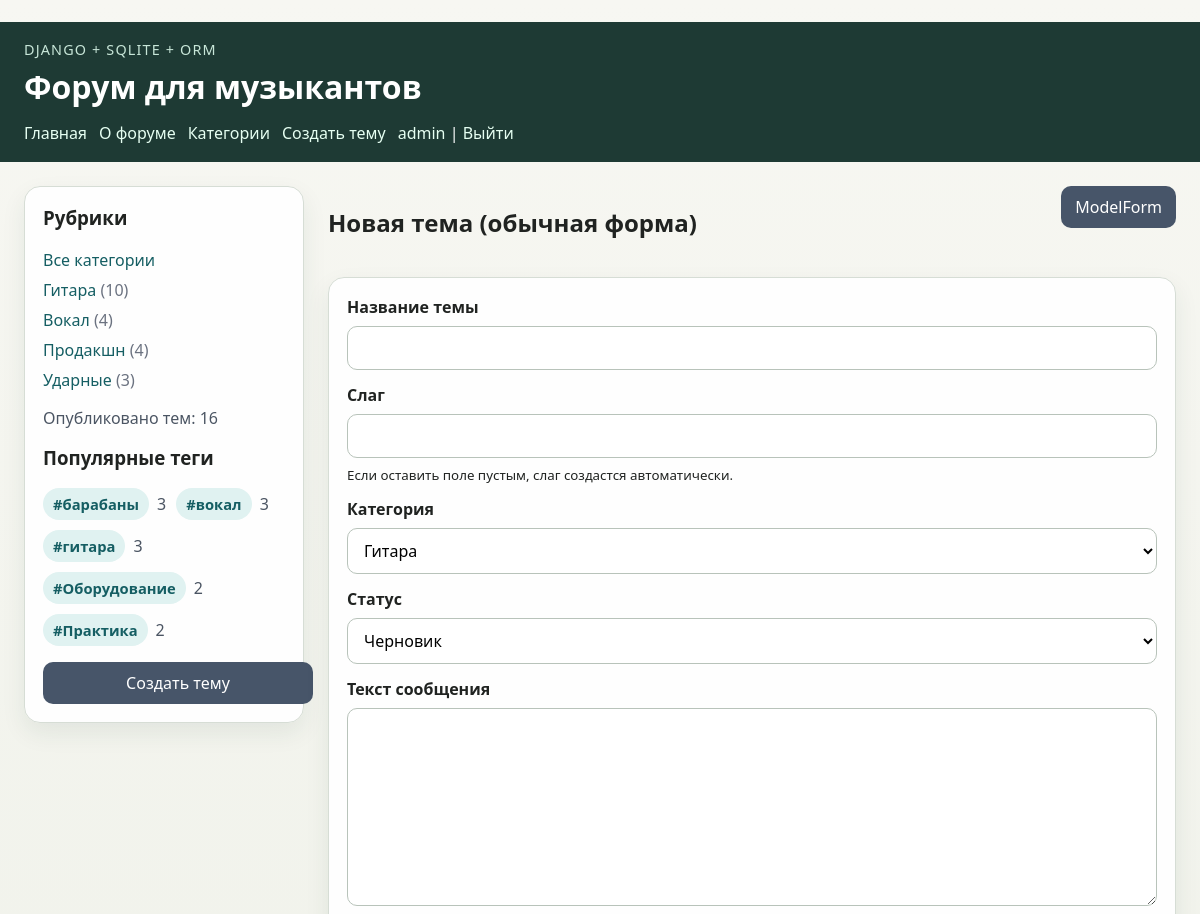
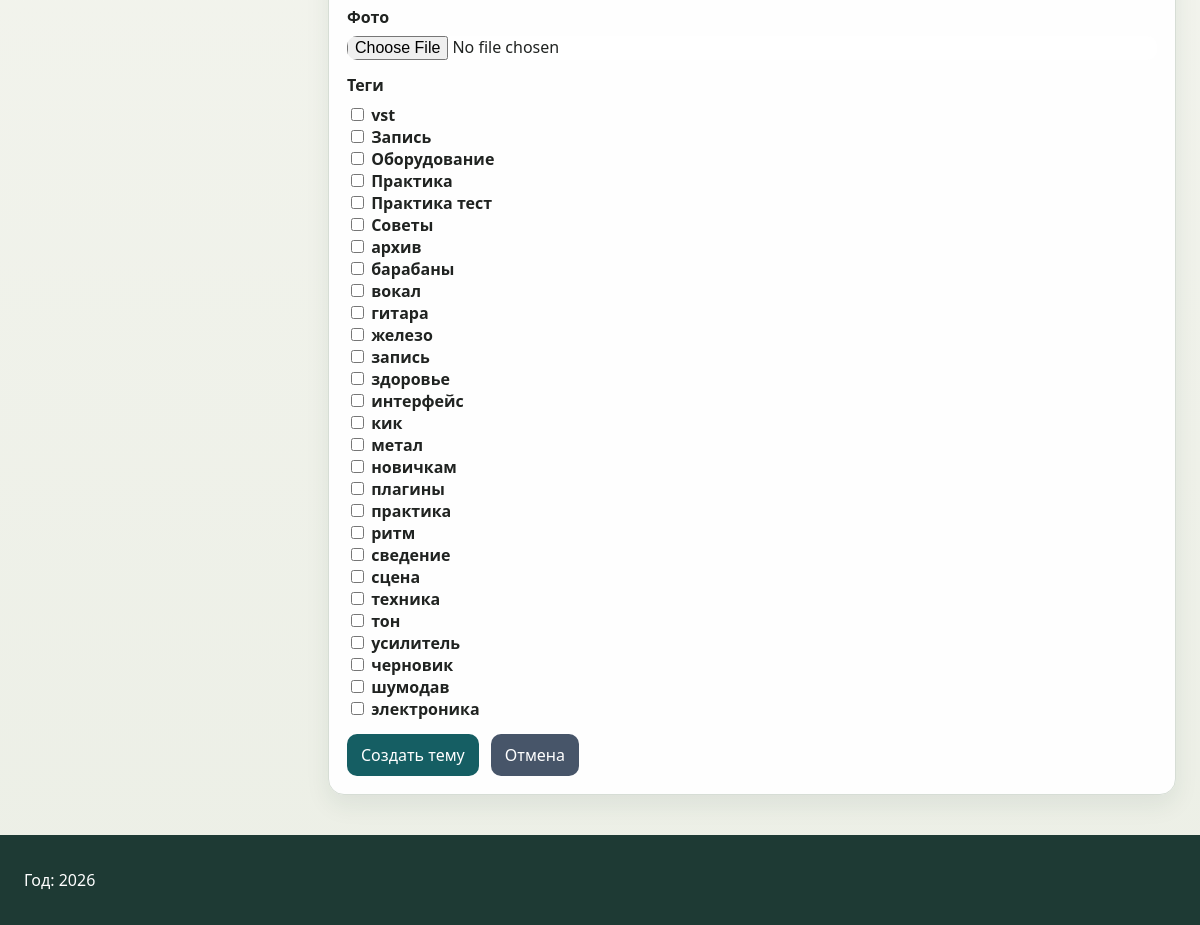
Screenshot of /discussions/create/form/ (signed in) with the database file from the repository (2 pictures, top to bottom).
### users/models.py (models this page shows)
class User(AbstractUser):
    photo = models.ImageField(
        upload_to='users/%Y/%m/%d/',
        blank=True,
        null=True,
        verbose_name='Фотография',
    )
    date_birth = models.DateField(
        blank=True,
        null=True,
        verbose_name='Дата рождения',
    )
    social_auth_verified = models.BooleanField(
        default=False,
        verbose_name='Социальная авторизация подтверждена',
    )
    class Meta:
        permissions = [
            ('social_auth', 'Можно авторизоваться через социальные сети'),
        ]

### musicforum/models.py (models this page shows, shortened)
class Tag(models.Model):
    name = models.CharField("Название тега", max_length=100, unique=True)
    slug = models.SlugField("Слаг", max_length=100, unique=True, allow_unicode=True)
    class Meta:
        ordering = ("name",)
        verbose_name = "тег"
        verbose_name_plural = "теги"
    def __str__(self):
        return self.name

### musicforum/views.py (the view, shortened to what this page needs)
# urls.py: path("discussions/create/form/", views.DiscussionCreateFormView.as_view(), name="discussion_create_form"),
class DiscussionCreateFormView(LoginRequiredMixin, DataMixin, FormView):
    form_class = DiscussionSimpleForm
    template_name = "musicforum/discussion_form.html"
    title_page = "Новая тема (обычная форма)"
    success_url = reverse_lazy("musicforum:index")
    def get_initial(self):
        initial = super().get_initial()
        initial_category = _get_initial_category(self.request)
        if initial_category:
            initial["category"] = initial_category
        return initial
    def get_context_data(self, **kwargs):
        context = super().get_context_data(**kwargs)
        return self.get_mixin_context(
            context,
            submit_label="Создать тему",
            form_mode="simple",
        )

### musicforum/forms.py
class DiscussionSimpleForm(DiscussionValidationMixin, forms.Form):
    title = forms.CharField(
        label="Название темы",
        min_length=5,
        max_length=255,
        validators=[ForbiddenWordsValidator()],
    )
    slug = forms.SlugField(
        label="Слаг",
        required=False,
        allow_unicode=True,
        validators=[MinLengthValidator(5), MaxLengthValidator(100)],
        help_text="Если оставить поле пустым, слаг создастся автоматически.",
    )
    category = forms.ChoiceField(label="Категория", choices=Discussion.Category.choices)
    status = forms.ChoiceField(label="Статус", choices=Discussion.get_status_options())
    content = forms.CharField(label="Текст сообщения", widget=forms.Textarea(attrs={"rows": 8}))
    photo = forms.ImageField(label="Фото", required=False)
    tags = forms.ModelMultipleChoiceField(
        label="Теги",
        queryset=Tag.objects.order_by("name"),
        required=False,
        widget=forms.CheckboxSelectMultiple,
    )

### musicforum/data.py (called while the page is built)
def get_menu():
    return MENU

### musicforum/models.py (called while the page is built)
    def with_status(self, status):
        if not status:
            return self
        return self.filter(status=status)

    def published(self):
        return self.with_status(DiscussionStatus.PUBLISHED)

    def category_totals(self):
        return dict(
            self.get_queryset()
            .values("category")
            .annotate(total=Count("id"))
            .values_list("category", "total")
        )

    @classmethod
    def get_category_catalog(cls):
        totals = cls.objects.category_totals()
        return [
            {
                "slug": value,
                "title": label,
                "description": cls.CATEGORY_DESCRIPTIONS.get(value, ""),
                "count": totals.get(value, 0),
            }
            for value, label in cls.Category.choices
        ]

    @classmethod
    def get_status_options(cls):
        return list(cls.Status.choices)

    @classmethod
    def get_ordering_options(cls):
        return cls.ORDERING_OPTIONS

### musicforum/templatetags/musicforum_tags.py (called while the page is built)
@register.simple_tag
def forum_name():
    return "Форум для музыкантов"

@register.simple_tag
def published_discussions_total():
    return Discussion.objects.published().count()

@register.inclusion_tag("musicforum/includes/category_list.html")
def show_categories(selected_slug=""):
    return {
        "categories": Discussion.get_category_catalog(),
        "selected_slug": selected_slug,
    }

### users/context_processors.py (called while the page is built)
def get_forum_context(request):
    return {'menu': get_menu()}

### musicforum/templates/musicforum/discussion_form.html (shortened to what this page needs)
{% extends 'musicforum/base.html' %}
{% block content %}
    <div class="page-heading">
        <div>
            <h2>{{ title }}</h2>
        </div>
        <div class="button-row">
            {% if form_mode == 'model' %}
                <a class="button button-secondary" href="{% url 'musicforum:discussion_create_simple' %}">Обычная форма</a>
            {% elif form_mode == 'simple' %}
                <a class="button button-secondary" href="{% url 'musicforum:discussion_create' %}">ModelForm</a>
            {% endif %}
        </div>
    </div>
    <form class="editor-form" method="post" enctype="multipart/form-data">
        {% for field in form %}
            <div class="form-field">
                <label for="{{ field.id_for_label }}">{{ field.label }}</label>
                {{ field }}
                {% if field.help_text %}
                    <small>{{ field.help_text }}</small>
                {% endif %}
            </div>
        {% endfor %}
        <div class="button-row">
            <button class="button" type="submit">{{ submit_label }}</button>
            <a class="button button-secondary" href="{% if discussion %}{% url 'musicforum:discussion' discussion.slug %}{% else %}{% url 'musicforum:index' %}{% endif %}">Отмена</a>
        </div>
    </form>
{% endblock %}

### musicforum/templates/musicforum/base.html (shortened to what this page needs)
﻿{% load static %}
{% load musicforum_tags %}
<!DOCTYPE html>
<html lang="ru">
<head>
    <link rel="stylesheet" href="{% static 'musicforum/css/styles.css' %}">
</head>
<body>
    <header class="site-header">
        <div>
            <p class="site-kicker">Django + SQLite + ORM</p>
            <h1>{% forum_name %}</h1>
        </div>
        <nav>
            <ul class="menu">
                {% for item in menu %}
                    <li><a href="{% url item.url_name %}">{{ item.title }}</a></li>
                {% endfor %}
                {% if user.is_authenticated %}
                    <li><a href="{% url 'musicforum:discussion_create' %}">Создать тему</a></li>
                    <li><a href="{% url 'users:profile' %}">{{ user.username }}</a> | <a href="{% url 'users:logout' %}">Выйти</a></li>
                {% else %}
                    <li><a href="{% url 'users:login' %}">Войти</a> | <a href="{% url 'users:register' %}">Регистрация</a></li>
                {% endif %}
            </ul>
        </nav>
    </header>
    <div class="layout">
        <aside class="sidebar">
            <h3>Рубрики</h3>
            {% show_categories current_category %}
            <p class="sidebar-summary">Опубликовано тем: {% published_discussions_total %}</p>
            <h3>Популярные теги</h3>
            {% show_popular_tags %}
            {% if user.is_authenticated %}
                <a class="button button-secondary sidebar-button" href="{% url 'musicforum:discussion_create' %}">Создать тему</a>
            {% endif %}
        </aside>
        <main class="content">
            {% block content %}{% endblock %}
        </main>
    </div>
    <footer class="footer">
        <p>Год: {% now "Y" %}</p>
    </footer>
</body>
</html>

### musicforum/templates/musicforum/includes/popular_tags.html
{% if popular_tags %}
    <ul class="tag-cloud">
        {% for tag in popular_tags %}
            <li>
                <span class="tag-badge">#{{ tag.name }}</span>
                <span class="tag-total">{{ tag.total }}</span>
            </li>
        {% endfor %}
    </ul>
{% else %}
    <p class="sidebar-summary">Теги появятся после заполнения базы.</p>
{% endif %}

### musicforum/static/musicforum/css/styles.css (style rules this page uses)
body { margin: 0; font-family: "Segoe UI", sans-serif; background: linear-gradient(180deg, #f7f7f2 0%, #ecefe6 100%); color: #202321; }
a { color: #155e63; text-decoration: none; }
.site-header, .footer { background: #1e3a34; color: #fff; padding: 18px 24px; }
.site-kicker { margin: 0 0 6px; color: #c8e6d8; font-size: 0.9rem; letter-spacing: 0.08em; text-transform: uppercase; }
.site-header h1 { margin: 0; }
.layout { display: grid; grid-template-columns: 280px 1fr; gap: 24px; padding: 24px; }
.menu, .category-list, .discussion-list, .category-cards { list-style: none; padding: 0; margin: 0; }
.menu { display: flex; flex-wrap: wrap; gap: 12px; margin-top: 14px; }
.menu a { color: #e6fff2; }
.sidebar, .discussion-list li, .category-cards li, .detail-card, .filter-form, .editor-form, .stat-card { background: rgba(255, 255, 255, 0.94); border: 1px solid #d6ddd5; border-radius: 16px; box-shadow: 0 10px 24px rgba(30, 58, 52, 0.08); }
.sidebar { height: fit-content; padding: 18px; }
.sidebar h3 { margin-top: 0; }
.sidebar-summary { color: #4b5563; margin: 16px 0; }
.sidebar-button { margin-top: 16px; width: 100%; text-align: center; }
.content { min-width: 0; }
.page-heading { display: flex; justify-content: space-between; gap: 16px; align-items: start; margin-bottom: 18px; }
.filter-form, .editor-form, .detail-card { padding: 18px; }
.editor-form { display: grid; gap: 14px; }
.form-field { display: grid; gap: 8px; }
.field-label, .filter-form label, .form-field label { font-weight: 600; }
.filter-form input, .filter-form select, .editor-form input, .editor-form select, .editor-form textarea { width: 100%; box-sizing: border-box; padding: 10px 12px; border: 1px solid #b8c3ba; border-radius: 10px; font: inherit; background: #fff; }
.editor-form input[type="checkbox"], .editor-form input[type="radio"], .editor-form input[type="file"] { width: auto; padding: 0; border: none; }
.card-header, .detail-header, .button-row, .detail-meta-grid, .stats-grid { display: flex; flex-wrap: wrap; gap: 12px; }
.tag-list, .tag-cloud, .comment-list { list-style: none; padding: 0; margin: 0; }
.tag-list, .tag-selector, .tag-cloud { display: flex; flex-wrap: wrap; gap: 10px; }
.tag-badge { display: inline-flex; align-items: center; padding: 6px 10px; border-radius: 999px; background: #e0f2f1; color: #155e63; font-size: 0.92rem; font-weight: 600; }
.tag-cloud li { display: flex; align-items: center; gap: 8px; }
.tag-total { color: #4b5563; }
.button { display: inline-block; padding: 10px 14px; border: none; border-radius: 10px; background: #155e63; color: #fff; font: inherit; cursor: pointer; }
.button-secondary { background: #475569; }

### rows the page displays
User: username "admin"
Tag: name "барабаны", total "3"
Tag: name "вокал", total "3"
Tag: name "гитара", total "3"
Tag: name "Оборудование", total "2"
Tag: name "Практика", total "2"

### other values shown
{{ item.title }} "Главная" "О форуме" "Категории"
{{ cat.title }} "Гитара" "Вокал" "Продакшн" "Ударные"
{{ cat.count }} "10" "4" "4" "3"
{{ title }} "Новая тема (обычная форма)"
{{ field.label }} "Название темы" "Слаг" "Категория" "Статус" "Текст сообщения" "Фото" "Теги"
{{ field.help_text }} "Если оставить поле пустым, слаг создастся автоматически."
{{ submit_label }} "Создать тему"
